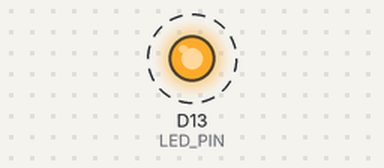
This sketch was run on a simulated Arduino Uno R4 WiFi. Shown: output pins drawn as LEDs (lit = HIGH). Dashed ring = blinking. WiFi joins after 1.5 s; servers stay silent unless stated; what the sketch prints to the serial monitor is not drawn.

Above: at 1.7 s.
Timing chart, 0 to 4.5 s (numbered marks = the images above):
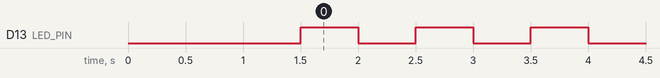

The sketch:

BlinkMillis.ino
```cpp
#include <WiFiS3.h>

const char WIFI_SSID[] = "Baloo";
const char WIFI_PASS[] = "Pswd123$";

const int LED_PIN = LED_BUILTIN;
const unsigned long BLINK_INTERVAL = 500;

unsigned long previousMillis = 0;
int ledState = LOW;

void connectWiFi() {
  Serial.print("Connecting to ");
  Serial.println(WIFI_SSID);

  int status = WL_IDLE_STATUS;
  while (status != WL_CONNECTED) {
    status = WiFi.begin(WIFI_SSID, WIFI_PASS);
    if (status != WL_CONNECTED) {
      Serial.println("Connection failed, retrying in 5s...");
      delay(5000);
    }
  }

  Serial.println("WiFi connected, waiting for IP...");
  while (WiFi.localIP() == IPAddress(0, 0, 0, 0)) {
    delay(500);
    Serial.print(".");
  }
  Serial.println();
  Serial.print("IP address: ");
  Serial.println(WiFi.localIP());
}

void setup() {
  Serial.begin(115200);
  pinMode(LED_PIN, OUTPUT);
  connectWiFi();
}

void loop() {
  unsigned long currentMillis = millis();

  if (currentMillis - previousMillis >= BLINK_INTERVAL) {
    previousMillis = currentMillis;
    ledState = (ledState == LOW) ? HIGH : LOW;
    digitalWrite(LED_PIN, ledState);
  }
}
```

Measured:
- by itself, D13 (LED_PIN): alternates HIGH for 0.50 s and LOW for 0.50 s
